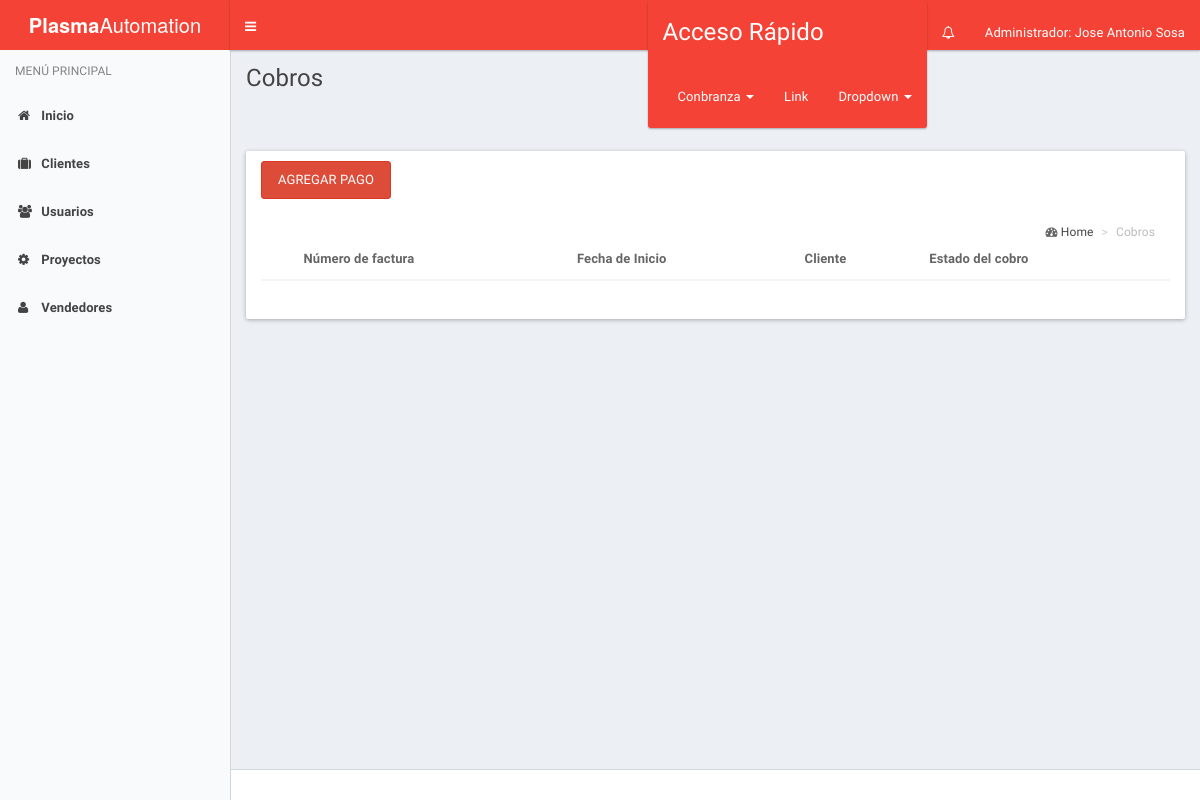
Before: /cobranzaAdmin/index_cobro.php (signed in) with the older database file.
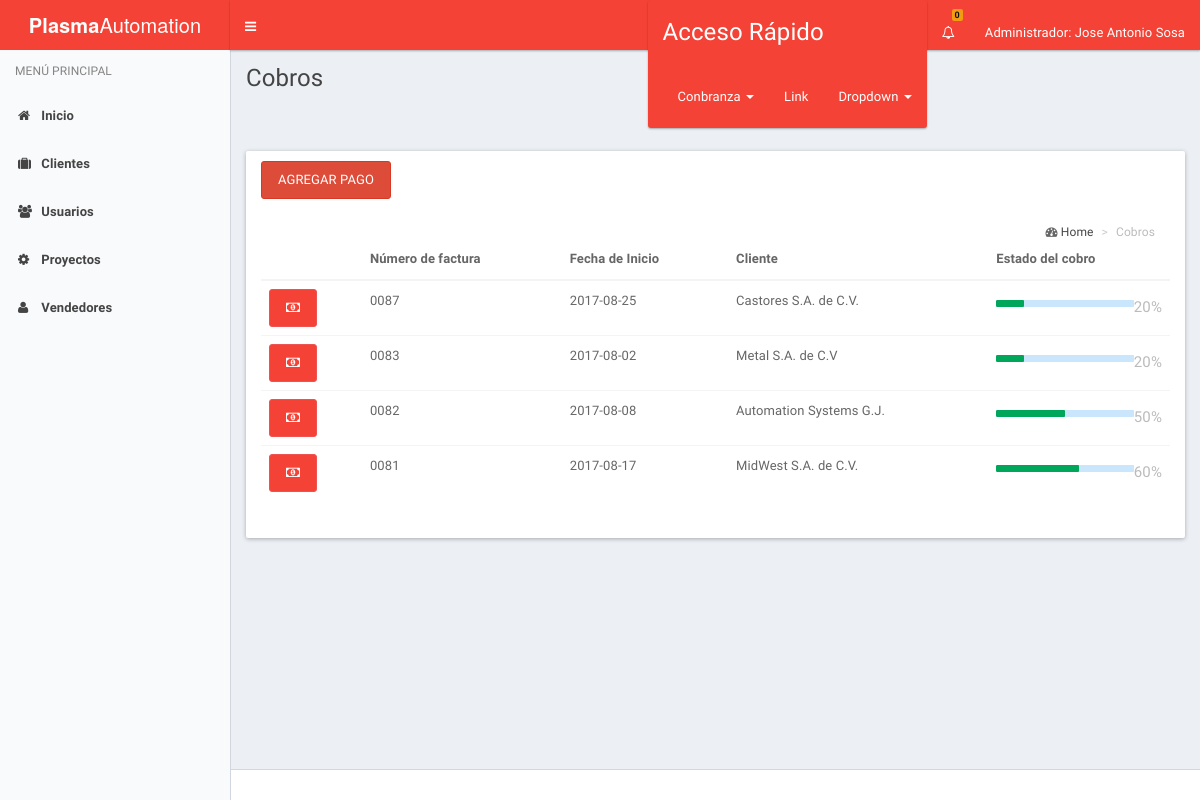
After: the same page with the newer database file.
### tables this page shows
CREATE TABLE IF NOT EXISTS `proforma` (
  `id_proforma` int(11) NOT NULL,
  `no_factura` int(4) NOT NULL,
  `fecha_inicio` date NOT NULL,
  `id_cliente` int(4) NOT NULL,
  `id_vendedor` int(4) NOT NULL,
  `fecha_entrega` date NOT NULL,
  `id_proyecto` int(4) NOT NULL,
  `descripcion` text NOT NULL,
  `estatus` int(11) NOT NULL
);

CREATE TABLE IF NOT EXISTS `cliente` (
  `No_Cliente` int(10) NOT NULL,
  `nu_cliente` int(11) NOT NULL,
  `nombre` varchar(25) NOT NULL,
  `domicilio` varchar(70) NOT NULL,
  `id_estado` int(2) NOT NULL,
  `id_municipio` varchar(25) NOT NULL,
  `rfc` varchar(15) NOT NULL,
  `correo` varchar(30) NOT NULL,
  `telefono` int(15) NOT NULL,
  `c_p` int(8) NOT NULL
);

CREATE TABLE IF NOT EXISTS `cobro` (
  `id_cobro` int(11) NOT NULL,
  `porcentaje` int(3) NOT NULL,
  `id_proforma` int(11) NOT NULL,
  `estatus` int(11) NOT NULL
);

### cobranzaAdmin/index_cobro.php (the view, shortened to what the changed rows need)
<!DOCTYPE html>
<html lang="es">
  <head>
    <link rel="stylesheet" href="../assets/bootstrap/css/bootstrap.css">
    <link rel="stylesheet" href="../assets/css/font-awesome.min.css">
    <link rel="stylesheet" href="../assets/css/ionicons.min.css">
    <link rel="stylesheet" href="../assets/dist/css/AdminLTE.css">
    <link rel="stylesheet" href="../assets/dist/css/skins/_all-skins.css">
    <link rel="stylesheet" href="assets/plugins/select2/select2.min.css">
    <link href="assets/plugins/pnotify/css/pnotify.custom.min.css" rel="stylesheet">
  </head>
  <body class="hold-transition skin-blue-light sidebar-mini">
    <div class="wrapper">
      <?php
        include('header.php');
      ?>
      <div class="content-wrapper" id="content">
        <section class="content-header">
          <h1>
            Cobros
          </h1>
        </section>
        <section class="content">
      <div class="col-lg-12">
         <div class="row">
          <div class="panel">
            <div class="panel-body">
              <table class="table">
                <thead>
                  <tr>
                    <th></th>
                    <th>Número de factura</th>
                    <th>Fecha de Inicio</th>
                    <th>Cliente</th>
                    <th>Estado del cobro</th>
                  </tr>
                </thead>
                <tbody>
                <?php
                  $sql = "SELECT p.id_proforma, p.no_factura as no_factura, p.fecha_inicio as fecha_inicio, c.No_Cliente, c.nombre as nombre, co.id_cobro, co.porcentaje as porcentaje from proforma p inner join cliente c on c.No_Cliente = p.id_cliente inner join cobro co on co.id_proforma = p.id_proforma  ORDER BY no_factura DESC";
                  $resultado = mysql_query($sql, $conexion);
                  while ($proforma = mysql_fetch_assoc($resultado)) {
                    echo "<tr>";
                     echo "<td><a href='cobros.php?pago_proyecto_id=".$proforma['id_cobro']."' class='btn btn-rounded btn-primary ver-proyecto' title='Realizar Pago' ><i class='fa fa-money'></i></a></td>";
                    echo "<td>00".$proforma['no_factura']."</td>";
                    echo "<td>".$proforma['fecha_inicio']."</td>";
                    echo "<td>".$proforma['nombre']."</td>";
                    echo "
                    <td><h5><small class='pull-right'>".$proforma['porcentaje'].'%'."</small></h5><div class='progress xs'><div class='progress-bar progress-bar-green' style='width:".$proforma['porcentaje'].'%'."'' role='progress-bar' aria-valuenow='20' aria-valuemin='0' aria-valuemax='100'></div></div></td>";
                  }
                ?>
                </tbody>
              </table>
            </div>
          </div>
        </div>
      </div>
    </section>
  </div>
    </div>
  </body>
</html>

### cobranzaAdmin/header.php (shortened to what the changed rows need)
<?php
                  $host = 'localhost';
                  $user = 'root';
                  $password = '123';
                  $conexion = @mysql_connect($host, $user, $password);
?>
<header class="main-header">
        <nav class="navbar navbar-static-top" role="navigation" style="height: 50px;">
          <div class="navbar-custom-menu">
            <ul class="nav navbar-nav">
                <li class="dropdown notifications-menu">
              <a href="#" class="dropdown-toggle" data-toggle="dropdown" aria-expanded="true">
              <i class="fa fa-bell-o">
              </i>
              <?php
              $sql = "SELECT id_notificacion, sum(contador) as suma from notificacion";
              $resultado = mysql_query($sql, $conexion);
              $contador = mysql_fetch_assoc($resultado);
              echo "<span class = 'label label-warning text-black'>".$contador['suma']."</span>";
              ?>
              </a>
              </li>
            </ul>
          </div>
        </nav>
      </header>

Changed rows visible on the page:
added proforma: no_factura "87", fecha_inicio "2017-08-25", id_cliente.nombre "Castores S.A. de C.V.", cobro.porcentaje "20"
added proforma: no_factura "83", fecha_inicio "2017-08-02", id_cliente.nombre "Metal S.A. de C.V", cobro.porcentaje "20"
added proforma: no_factura "82", fecha_inicio "2017-08-08", id_cliente.nombre "Automation Systems G.J.", cobro.porcentaje "50"
added proforma: no_factura "81", fecha_inicio "2017-08-17", id_cliente.nombre "MidWest S.A. de C.V.", cobro.porcentaje "60"
Other visible differences:
$contador['suma']: (not shown) → "0"
